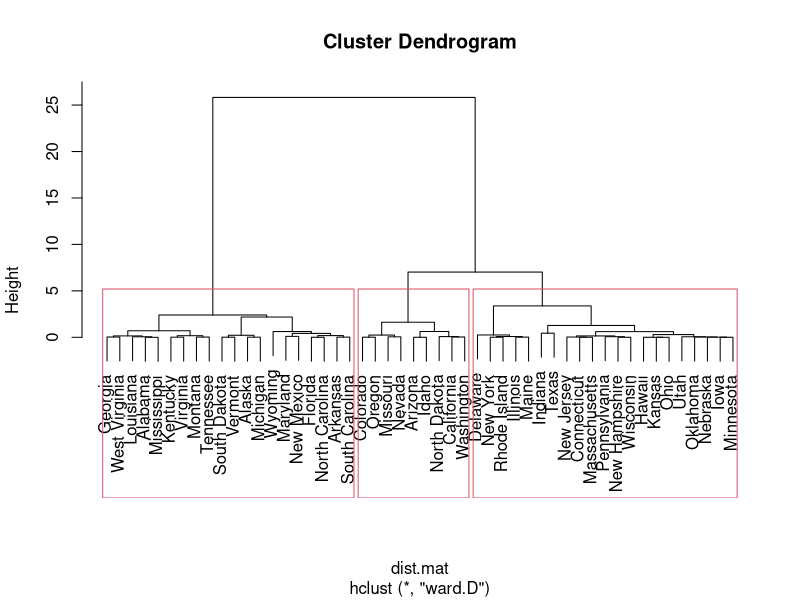
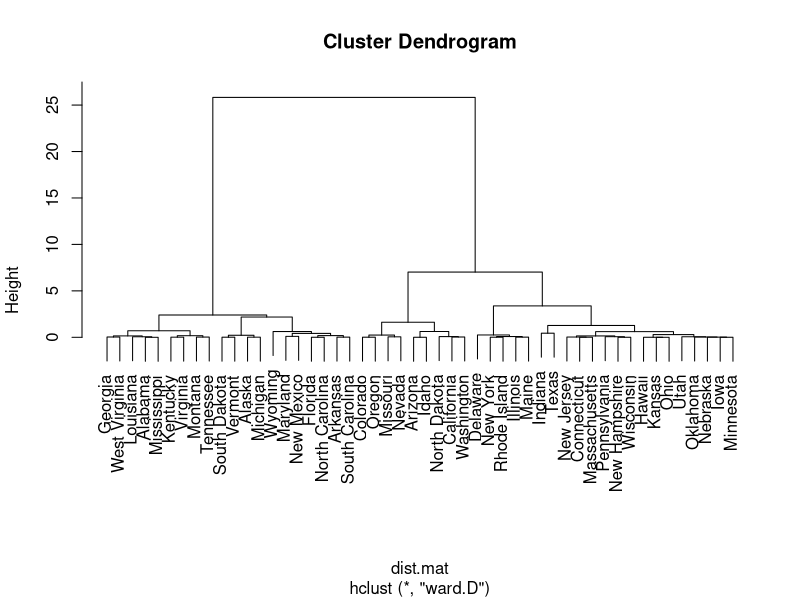
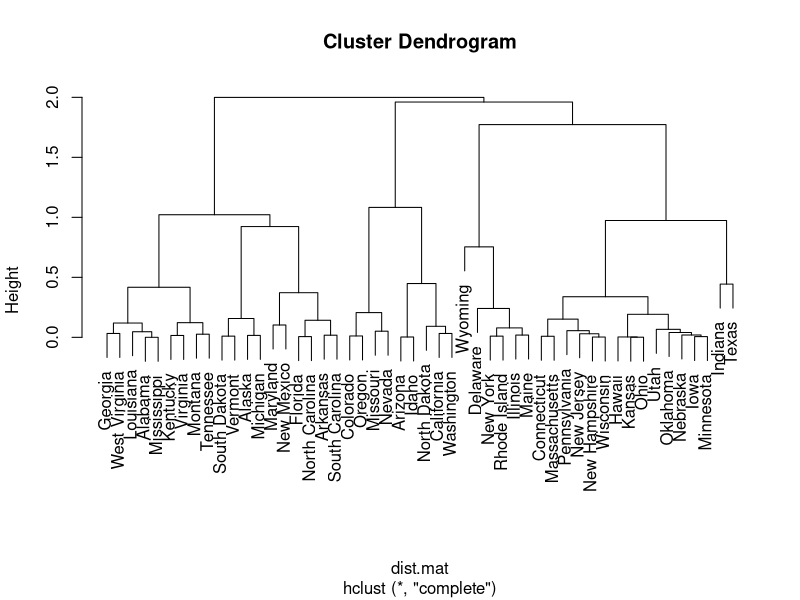
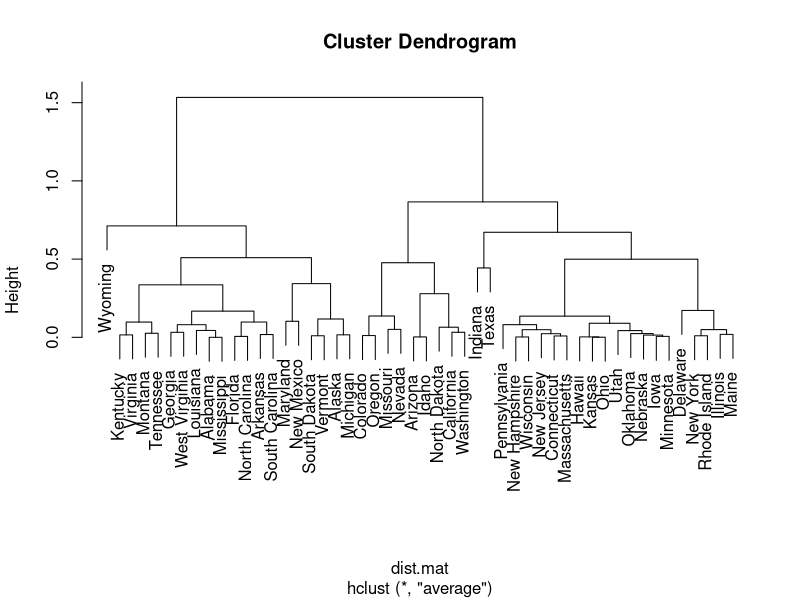
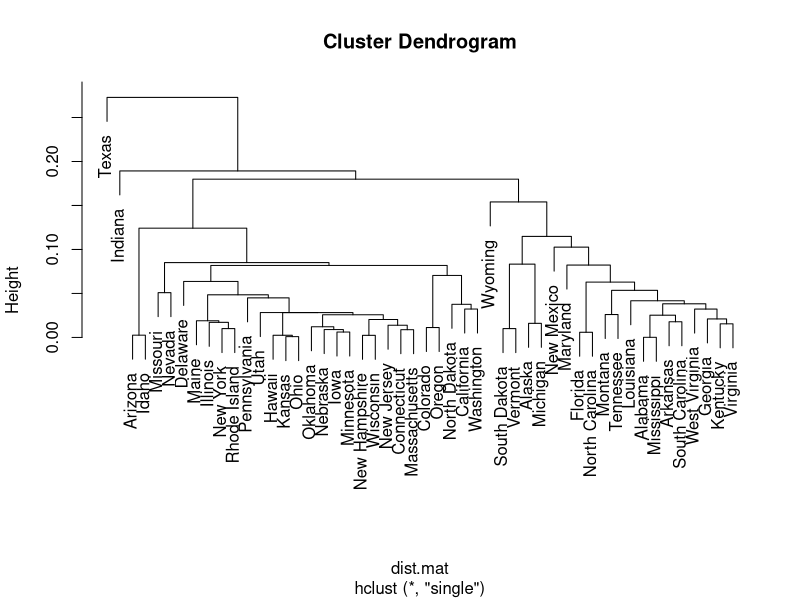

Write the R code that produced these figures, in order.
library(graphics)
library(magrittr)
library(MASS)
library(psych)
library(cluster)
install.packages("factoextra")
data("USArrests")
head(USArrests)
str(USArrests)

# 4가지 변수의 척도가 다르므로 scale 함수를 적용해 표준 점수로 변환 시킨다.
USArrests <- USArrests %>% scale
dim(USArrests)

# Hierarchical Clustering
# 군집 간 거리를 측정하여 가장 유사한 군집끼리 묶음, 하나의 군집이 형성될 때까지 반복

# 주어진 행렬을 거리 행렬로 변환
dist.mat <- as.dist(1 - cor(t(USArrests)))

h1 <- hclust(dist.mat, method = "ward.D")
plot(h1)

#cutree : 군집의 인덱스를 구하는 함수
clusterCut1 <- cutree(h1, k=3)
rect.hclust(h1, k = 3)

h1 <- hclust(dist.mat, method = "ward.D")
h2 <- hclust(dist.mat, method = "complete")
h3 <- hclust(dist.mat, method = "average")
h4 <- hclust(dist.mat, method = "single")

plot(h1)
plot(h2)
plot(h3)
plot(h4)